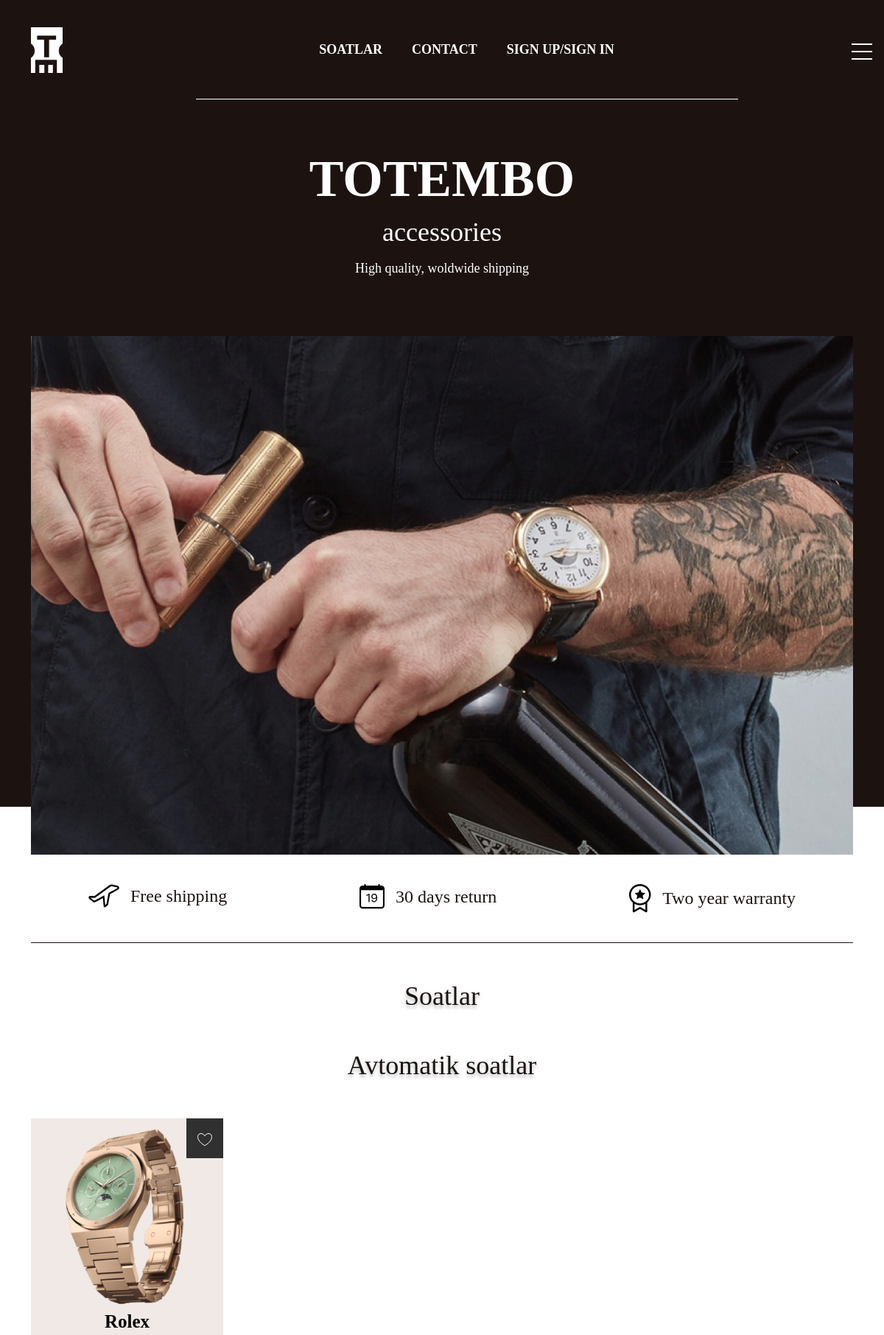
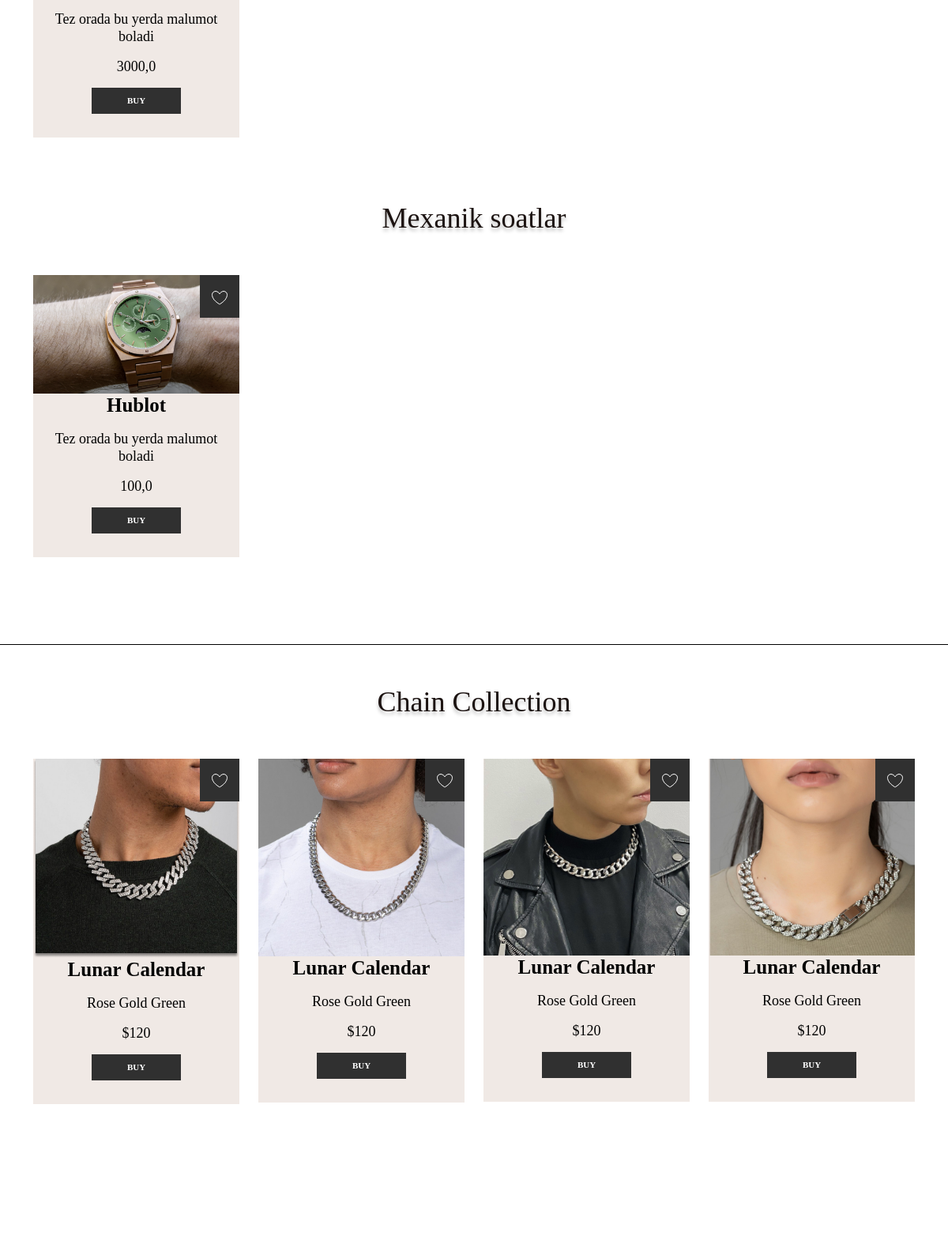
The page / (upper part) on the database its author committed (2 pictures, top to bottom).
### store/models.py (models this page shows, shortened)
class Category(models.Model):
    title = models.CharField(max_length=60, verbose_name='Katgeoriya nomi')
    image = models.ImageField(upload_to='categories/', verbose_name='Kategoriya Rasmi', blank=True, null=True)
    slug = models.SlugField(unique=True, null=True)
    parent = models.ForeignKey('self', on_delete=models.CASCADE, null=True, blank=True, verbose_name='Kategoriya',
                               related_name='subcategories')
    def get_absolute(self):
        return reverse('category_detail', kwargs={'slug': self.slug})
    def get_image(self):
        if self.image:
            return self.image
        else:
            return f"https://st4.depositphotos.com/14953852/24787/v/450/depositphotos_247872612-stock-illustration-no-image-available-icon-vector.jpg"
    class Meta:
        verbose_name = "Kategoriya"
        verbose_name_plural = "Kategoriyalar"

class Product(models.Model):
    title = models.CharField(max_length=120, verbose_name="Mahsulot nomi")
    price = models.FloatField(verbose_name='Mahsulot narxi')
    created_at = models.DateTimeField(auto_now_add=True, verbose_name="Saytga chiqarilgan vaqti")
    quantity = models.IntegerField(default=0, verbose_name='Ombordagi soni')
    description = models.TextField(blank=True, default="Tez orada bu yerda malumot boladi",
                                   verbose_name="Mahsulot haqida malumot")
    category = models.ForeignKey(Category, on_delete=models.CASCADE, verbose_name='Kategoriya',
                                 related_name='products')
    slug = models.SlugField(unique=True, null=True)
    size = models.IntegerField(default=30, verbose_name='mm dagi olchami')
    color = models.CharField(max_length=30, default='Kumush', verbose_name='Rangi/Materiyali')
    def get_absolute(self):
        return reverse('product_detail', kwargs={'slug': self.slug})
    def get_first_photo(self):
        if self.images:
            try:
                return self.images.first().image.url
            except:
                return f"https://st4.depositphotos.com/14953852/24787/v/450/depositphotos_247872612-stock-illustration-no-image-available-icon-vector.jpg"
        else:
            return f"https://st4.depositphotos.com/14953852/24787/v/450/depositphotos_247872612-stock-illustration-no-image-available-icon-vector.jpg"
    class Meta:
        verbose_name = "Mahsulot"
        verbose_name_plural = "Mahsulotlar"

class Gallery(models.Model):
    image = models.ImageField(upload_to='products/', verbose_name='Rasm')
    product = models.ForeignKey(Product, on_delete=models.CASCADE, related_name='images')
    class Meta:
        verbose_name = "Rasm"
        verbose_name_plural = "Mahsulot Gallery"

### store/views.py (the view)
# urls.py: path('', ProductList.as_view(), name='product_list'),
class ProductList(generic.ListView):
    model = Product
    context_object_name = 'categories'
    extra_context = {
        'title': "TOTEMBO"
    }
    template_name = 'store/product_list.html'
    def get_queryset(self):
        categories = Category.objects.filter(parent=None)
        return categories

### store/templates/store/product_list.html (shortened to what this page needs)
{% extends 'base.html' %}
{% block main %}
<main>
    {% include 'store/components/_guarantees.html' %}
    {% for category in categories %}
    <section class="products-section products_section-watches">
        <h2 class="main_title text-center">{{ category.title }}</h2>
        {% for cat in category.subcategories.all %}
        <div class="container">
            <h2 class="main_title text-center">{{ cat.title }}</h2>
            <div class="row">
                {% for product in cat.products.all %}
                {% include 'store/components/_product_cart.html' %}
                {% empty %}
                <h3 class="text-center">SOON.....</h3>
                {% endfor %}
            </div>
        </div>
        {% endfor %}
    </section>
    {% endfor %}
    <section class="products-section">
        <h2 class="main_title text-center">Chain Collection</h2>
        <div class="container">
            <div class="row">
                <div class="col-12 col-sm-6 col-md-4 col-lg-3">
                    <div class="product_card text-center">
                        <div class="product_card-basket">
                            <a href="#" class="product_card_basket-link basket_icon">
                            </a>
                        </div>
                        <a class="product_card-detail" href="">
                            <div class="w-100">
                                <img class="product_card-img img-fluid" src="images/products/chain1.png" alt="">
                            </div>
                            <div class="product_card-description">
                                <p class="product_card-name">Lunar Calendar</p>
                                <p class="product_card-desc">Rose Gold Green</p>
                                <p class="product_card-price">$120</p>
                            </div>
                        </a>
                        <a href="" class="product_card-btn">BUY</a>
                    </div>
                </div>
                <div class="col-12 col-sm-6 col-md-4 col-lg-3">
                    <div class="product_card text-center">
                        <div class="product_card-basket">
                            <a href="#" class="product_card_basket-link basket_icon">
                            </a>
                        </div>
                        <a class="product_card-detail" href="">
                            <div class="w-100">
                                <img class="product_card-img img-fluid" src="images/products/chain2.png" alt="">
                            </div>
                            <div class="product_card-description">
                                <p class="product_card-name">Lunar Calendar</p>
                                <p class="product_card-desc">Rose Gold Green</p>
                                <p class="product_card-price">$120</p>
                            </div>
                        </a>
                        <a href="" class="product_card-btn">BUY</a>
                    </div>
                </div>
                <div class="col-12 col-sm-6 col-md-4 col-lg-3">
                    <div class="product_card text-center">
                        <div class="product_card-basket">
                            <a href="#" class="product_card_basket-link basket_icon">
                            </a>
                        </div>
                        <a class="product_card-detail" href="">
                            <div class="w-100">
                                <img class="product_card-img img-fluid" src="images/products/chain3.png" alt="">
                            </div>
                            <div class="product_card-description">
                                <p class="product_card-name">Lunar Calendar</p>
                                <p class="product_card-desc">Rose Gold Green</p>
                                <p class="product_card-price">$120</p>
                            </div>
                        </a>
                        <a href="" class="product_card-btn">BUY</a>
                    </div>
                </div>
                <div class="col-12 col-sm-6 col-md-4 col-lg-3">
                    <div class="product_card text-center">
                        <div class="product_card-basket">
                            <a href="#" class="product_card_basket-link basket_icon">
                            </a>
                        </div>
                        <a class="product_card-detail" href="">
                            <div class="w-100">
                                <img class="product_card-img img-fluid" src="images/products/chain4.png" alt="">
                            </div>
                            <div class="product_card-description">
                                <p class="product_card-name">Lunar Calendar</p>
                                <p class="product_card-desc">Rose Gold Green</p>
                                <p class="product_card-price">$120</p>
                            </div>
                        </a>
                        <a href="" class="product_card-btn">BUY</a>
                    </div>
                </div>
            </div>
        </div>
    </section>
</main>
{% endblock main %}

### templates/base.html (shortened to what this page needs)
{% load static %}
<!DOCTYPE html>
<html lang="en">
<head>
    <link href="https://cdn.jsdelivr.net/npm/bootstrap@5.0.0-beta3/dist/css/bootstrap.min.css" rel="stylesheet"
>
    {% include 'components/_styles.html' %}
</head>
<body>
<header>
    {% include 'components/_navbar.html' %}
    {% block header_text %}
    {% include 'components/_header_text.html' %}
    {% endblock header_text %}
    {% block header_poster %}
    {% include 'components/_header_poster.html' %}
    {% endblock header_poster %}
</header>
{% block main %}
{% endblock main %}
</body>
</html>

### templates/components/_styles.html
{% load static %}
<link rel="stylesheet" href="{% static 'store/owl-carousel/css/owl.carousel.min.css' %}">
<link rel="stylesheet" href="{% static 'store/owl-carousel/css/owl.theme.default.min.css' %}">
<link rel="stylesheet" href="{% static 'store/style/style.css' %}">

### templates/components/_navbar.html (shortened to what this page needs)
{% load static %}
<nav class="header_nav">
    <div class="container">
        <div class="row align-items-center">
            <div class="col-auto">
                <a href="{% url 'product_list' %}"><img src="{% static 'store/images/header_logo.jpg' %}" alt=""></a>
            </div>
            <div class="col-sm-8 col-lx-8 m-auto">
                {% include 'components/_header_nav_menu.html' %}
            </div>
        </div>
    </div>
    {% include 'components/_burger_menu.html' %}
</nav>

### templates/components/_header_nav_menu.html
{% load store_tags %}
<ul class="header_nav-menu d-flex justify-content-center flex-wrap text-center">
    {% get_categories as categories %}
    {% for category in categories %}
    <li class="header_nav-item"><a class="header_nav-link "
                                   href="{{ category.get_absolute }}">{{ category.title|upper }}</a></li>
    {% endfor %}
    <li class="header_nav-item mt-3 mt-lg-0"><a class="header_nav-link " href="">CONTACT</a>
    </li>
    <li class="header_nav-item mt-3 mt-lg-0"><a class="header_nav-link " href="{% url 'login_registration' %}">SIGN UP/SIGN IN</a>
    </li>
</ul>

### templates/components/_header_panel.html (shortened to what this page needs)
{% load static %}

### templates/components/_burger_menu.html (shortened to what this page needs)
{% load static %}
<div class="header_lx-panel">
    <div class="hamburger">
        <div></div>
    </div>
</div>

### templates/components/_header_text.html
{% load static %}
<div class="container-fluid">
    <div class="row justify-content-center text-center">
        <div class="col-12">
            <h1 class="header_title">TOTEMBO</h1>
            <p class="header_sub-title">accessories</p>
            <p class="header_slogan">High quality, woldwide shipping</p>
        </div>
    </div>
</div>

### templates/components/_header_poster.html
{% load static %}
<div class="header_poster">
    <div class="container">
        <img class="header_poster-img w-100" src="images/header_poster.jpg" alt="">
    </div>
</div>

### store/templates/store/components/_guarantees.html
{% load static %}
<div class="container">
    <div class="blocks_guarantees">
        <div class="row justify-content-around">
            <div class="col-auto">
                <div class="blocks_guarantees-card d-flex align-items-center">
                    <img src="{% static 'store/images/icons/shipping_icon.svg' %}" alt="">
                    <p class="blocks_guarantees-desc mt-auto mb-auto">Free shipping</p>
                </div>
            </div>
            <div class="col-auto">
                <div class="blocks_guarantees-card d-flex align-items-center">
                    <img src="{% static 'store/images/icons/calendar_icon.svg' %}" alt="">
                    <p class="blocks_guarantees-desc mt-auto mb-auto">30 days return</p>
                </div>
            </div>
            <div class="col-auto">
                <div class="blocks_guarantees-card d-flex align-items-center mt-3 mt-md-0">
                    <img src="{% static 'store/images/icons/warranty_icon.svg' %}" alt="">
                    <p class="blocks_guarantees-desc mt-auto mb-auto">Two year warranty</p>
                </div>
            </div>
        </div>
    </div>
</div>

### store/templates/store/components/_product_cart.html (shortened to what this page needs)
<div class="col-12 col-sm-6 col-md-4 col-lg-3">
                    <div class="product_card text-center">
                        <div class="product_card-basket">
                            <a href="#" class="product_card_basket-link basket_icon">
                            </a>
                        </div>
                        <a class="product_card-detail" href="{{ product.get_absolute }}">
                            <div class="w-100">
                                <img class="product_card-img img-fluid" src="{{ product.get_first_photo }}" alt="">
                            </div>
                            <div class="product_card-description">
                                <p class="product_card-name">{{ product.title }}</p>
                                <p class="product_card-desc">{{ product.description }}</p>
                                <p class="product_card-price">{{ product.price }}</p>
                            </div>
                        </a>
                        {% if product.quantity > 0 %}
                        <a href="" class="product_card-btn">BUY</a>
                        {% else %}
                        <a href="" class="product_card-btn">Tez kunda...</a>
                        {% endif %}
                    </div>
                </div>

### store/templates/store/components/_category_carousel.html (shortened to what this page needs)
{% load store_tags %}

### templates/layout/footer.html (shortened to what this page needs)
{% load static %}

### templates/components/_scripts.html (shortened to what this page needs)
{% load static %}

### rows shown on the page
Category: title "SOATLAR", title "Soatlar"
Category: title "Avtomatik soatlar"
Product: get_first_photo (picture), title "Rolex", description "Tez orada bu yerda malumot boladi", price "3000,0", quantity "BUY"
Category: title "Mexanik soatlar"
Product: get_first_photo (picture), title "Hublot", description "Tez orada bu yerda malumot boladi", price "100,0", quantity "BUY"
